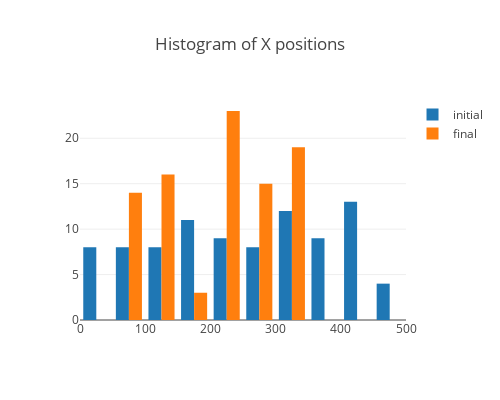

Notebook code for this chart:
### Code cell
trace1 = dict(
    type= 'histogram',
    x= table.Xi,
    nbinsx=10,
    name='initial'
)

trace2 = dict(
    type= 'histogram',
    x= table.Xf,
    nbinsx=10,
    name='final'
)

data = [trace1, trace2]

layout = dict(
    title= 'Histogram of X positions',
    width= 500,
    height= 400,
)

fig = dict(
    data= data,
    layout= layout,
)

py.offline.iplot(fig)
